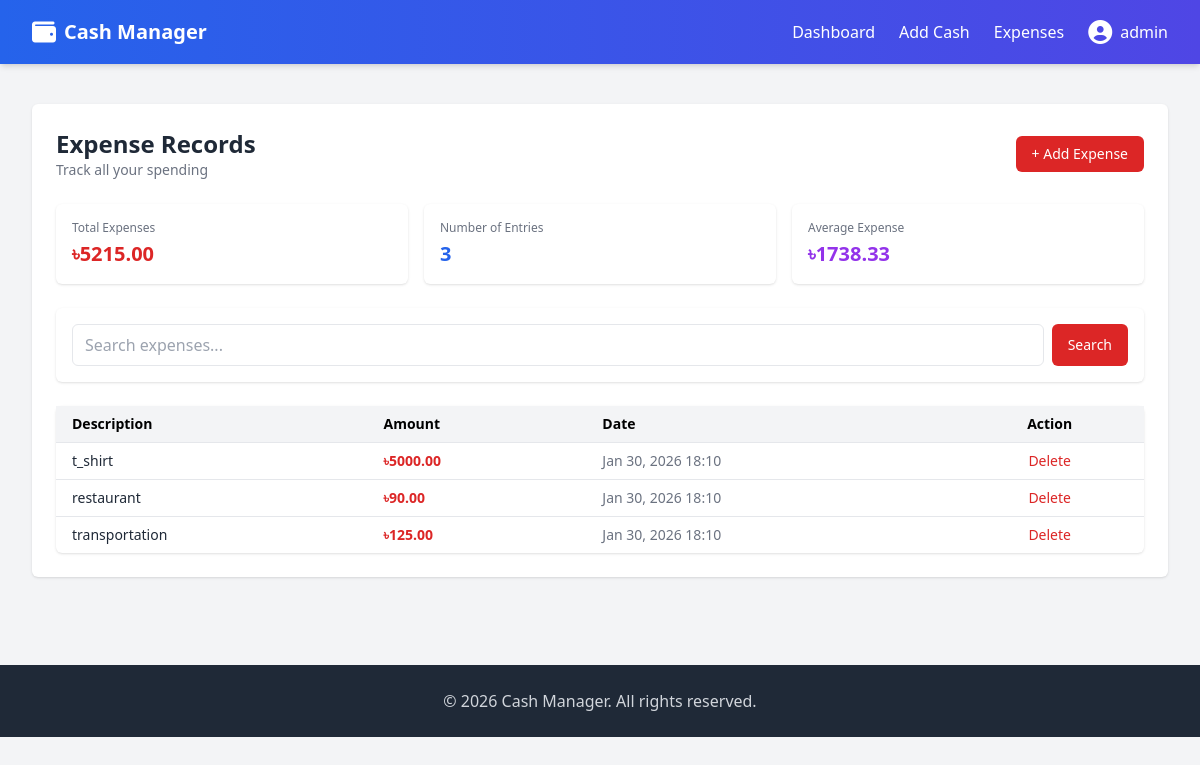
Screenshot of /expense-list/ (signed in) with the database file from the repository.
### ManageCash/models.py (models this page shows)
class Expense(models.Model):
    user = models.ForeignKey(User, on_delete=models.CASCADE)
    description = models.TextField()
    amount = models.DecimalField(max_digits=10, decimal_places=2)
    datetime = models.DateTimeField(auto_now_add=True)

### ManageCash/views.py (the view)
# urls.py: path('expense-list/', views.expense_list, name='expense_list'),
@login_required(login_url='login')
def expense_list(request):
    expenses = Expense.objects.filter(user=request.user).order_by('-datetime')
    search_query = request.GET.get('q', '')
    if search_query:
        expenses = expenses.filter(description__icontains=search_query)
    total = expenses.aggregate(Sum('amount'))['amount__sum'] or 0
    count = expenses.count()
    average = total / count if count > 0 else 0
    context = {
        'expenses': expenses,
        'search_query': search_query,
        'total': total,
        'average': average,
    }
    return render(request, 'ManageCash/expense_list.html', context)

### templates/ManageCash/expense_list.html (shortened to what this page needs)
{% extends 'base.html' %}
{% block content %}
<div class="space-y-6">
    <div class="flex items-center justify-between">
        <div>
            <h1 class="text-2xl font-semibold text-gray-800">Expense Records</h1>
            <p class="text-sm text-gray-500">Track all your spending</p>
        </div>
        <a href="{% url 'add_expense' %}"
           class="bg-red-600 hover:bg-red-700 text-white text-sm font-medium py-2 px-4 rounded-md transition">
            + Add Expense
        </a>
    </div>
    <div class="grid grid-cols-1 md:grid-cols-3 gap-4">
        <div class="bg-white rounded-md shadow p-4">
            <p class="text-xs text-gray-500">Total Expenses</p>
            <p class="text-xl font-bold text-red-600 mt-1">৳{{ total|floatformat:2 }}</p>
        </div>
        <div class="bg-white rounded-md shadow p-4">
            <p class="text-xs text-gray-500">Number of Entries</p>
            <p class="text-xl font-bold text-blue-600 mt-1">{{ expenses|length }}</p>
        </div>
        <div class="bg-white rounded-md shadow p-4">
            <p class="text-xs text-gray-500">Average Expense</p>
            <p class="text-xl font-bold text-purple-600 mt-1">৳{{ average|floatformat:2 }}</p>
        </div>
    </div>
    <div class="bg-white rounded-md shadow p-4">
        <form method="GET" class="flex gap-2">
            <input type="text" name="q"
                   class="flex-1 px-3 py-2 border rounded-md focus:ring-2 focus:ring-red-500 focus:outline-none"
                   placeholder="Search expenses..." value="{{ search_query }}">
            <button type="submit"
                    class="bg-red-600 hover:bg-red-700 text-white text-sm font-medium px-4 rounded-md transition">
                Search
            </button>
        </form>
    </div>
    <div class="bg-white rounded-md shadow">
        {% if expenses %}
            <div class="overflow-x-auto">
                <table class="w-full text-sm">
                    <thead class="bg-gray-100">
                        <tr>
                            <th class="px-4 py-2 text-left">Description</th>
                            <th class="px-4 py-2 text-left">Amount</th>
                            <th class="px-4 py-2 text-left">Date</th>
                            <th class="px-4 py-2 text-center">Action</th>
                        </tr>
                    </thead>
                    <tbody>
                        {% for expense in expenses %}
                            <tr class="border-t hover:bg-gray-50">
                                <td class="px-4 py-2 font-medium text-gray-800">{{ expense.description|truncatewords:5 }}</td>
                                <td class="px-4 py-2 text-red-600 font-semibold">৳{{ expense.amount|floatformat:2 }}</td>
                                <td class="px-4 py-2 text-gray-500">{{ expense.datetime|date:"M d, Y H:i" }}</td>
                                <td class="px-4 py-2 text-center">
                                    <a href="{% url 'delete_expense' expense.pk %}"
                                       class="text-red-600 hover:text-red-800 transition">Delete</a>
                                </td>
                            </tr>
                        {% endfor %}
                    </tbody>
                </table>
            </div>
        {% endif %}
    </div>
</div>
{% endblock %}

### templates/base.html (shortened to what this page needs)
<!DOCTYPE html>
<html lang="en">
<head>
    <script src="https://cdn.tailwindcss.com"></script>
    <link rel="stylesheet" href="https://cdnjs.cloudflare.com/ajax/libs/font-awesome/6.4.0/css/all.min.css">
</head>
<body class="bg-gray-100 font-sans">
    {% if user.is_authenticated %}
    <nav class="bg-gradient-to-r from-blue-600 to-indigo-600 shadow-md">
        <div class="max-w-7xl mx-auto px-4 sm:px-6 lg:px-8">
            <div class="flex justify-between h-16 items-center">
                <a href="{% url 'dashboard' %}" class="flex items-center space-x-2 text-white">
                    <i class="fas fa-wallet text-2xl"></i>
                    <span class="text-xl font-semibold">Cash Manager</span>
                </a>
                <div class="flex items-center space-x-6">
                    <a href="{% url 'dashboard' %}" class="text-white hover:text-yellow-300 transition">Dashboard</a>
                    <a href="{% url 'cash_list' %}" class="text-white hover:text-green-300 transition">Add Cash</a>
                    <a href="{% url 'expense_list' %}" class="text-white hover:text-red-300 transition">Expenses</a>
                     <div class="relative group">
                        <button class="flex items-center space-x-2 text-white hover:text-gray-200">
                           <i class="fas fa-user-circle text-2xl"></i>
                           <span>{{ user.first_name|default:user.username }}</span>
                         </button>
                 </div>
                </div>
            </div>
        </div>
    </nav>
    {% endif %}
    <main class="max-w-7xl mx-auto px-4 sm:px-6 lg:px-8 py-10">
        <div class="bg-white rounded-md shadow p-6">
            {% block content %}{% endblock %}
        </div>
    </main>
    <footer class="bg-gray-800 mt-12">
        <div class="max-w-7xl mx-auto px-4 sm:px-6 lg:px-8 py-6 text-center text-gray-300">
            <p>&copy; 2026 Cash Manager. All rights reserved.</p>
        </div>
    </footer>
</body>
</html>

### rows the page displays
Expense: description "t_shirt", amount "5000.00", datetime "Jan 30, 2026 18:10"
Expense: description "restaurant", amount "90.00", datetime "Jan 30, 2026 18:10"
Expense: description "transportation", amount "125.00", datetime "Jan 30, 2026 18:10"

### other values shown
{{ user.first_name|default:user.username }} "admin"
{{ total|floatformat:2 }} "5215.00"
{{ expenses|length }} "3"
{{ average|floatformat:2 }} "1738.33"
